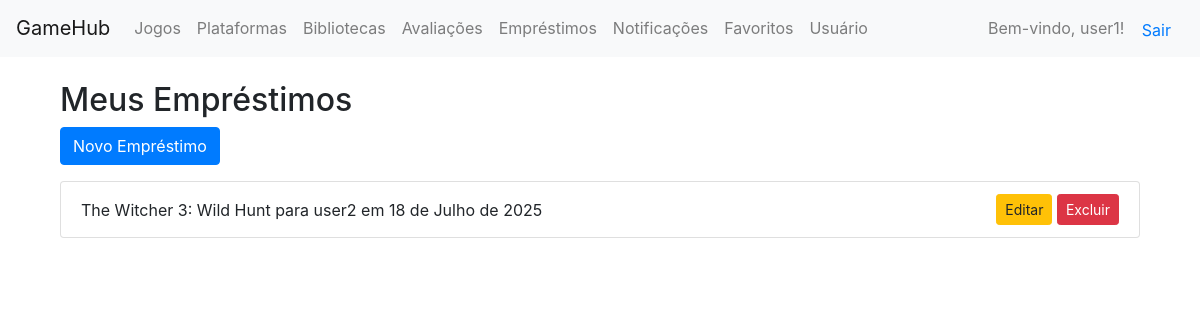
/emprestimos/ (signed in), run on an earlier commit of the app's database.
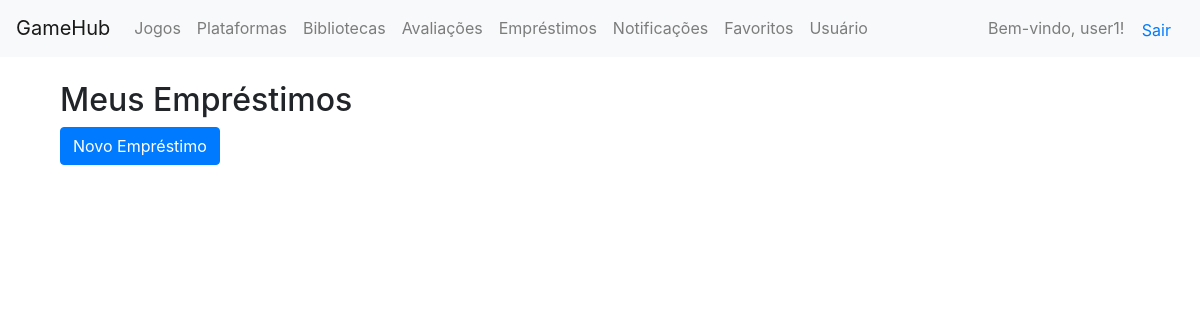
And on a later commit of the database.
### core/models.py (models this page shows, shortened)
class Usuario(AbstractUser):
    data_nascimento = models.DateField(null=True, blank=True)

class Emprestimo(models.Model):
    dono = models.ForeignKey(Usuario, on_delete=models.CASCADE, related_name='emprestimos_dados')
    amigo = models.ForeignKey(Usuario, on_delete=models.CASCADE, related_name='emprestimos_recebidos')
    jogo = models.ForeignKey(Jogo, on_delete=models.CASCADE)
    data_emprestimo = models.DateField()
    data_devolucao = models.DateField(null=True, blank=True)

class Jogo(models.Model):
    titulo = models.CharField(max_length=100)
    descricao = models.TextField(blank=True)
    categoria = models.ForeignKey(Categoria, on_delete=models.CASCADE)
    plataforma = models.ForeignKey(Plataforma, on_delete=models.CASCADE)
    desenvolvedora = models.ForeignKey(Desenvolvedora, on_delete=models.SET_NULL, null=True)

### core/views.py (the view)
# urls.py: path('emprestimos/', views.emprestimo_list, name='emprestimo_list'),
@login_required
def emprestimo_list(request):
    emprestimos = Emprestimo.objects.filter(dono=request.user)
    return render(request, 'emprestimos/emprestimo_list.html', {'emprestimos': emprestimos})

### core/templates/emprestimos/emprestimo_list.html (shortened to what this page needs)
{% extends 'base.html' %}
{% block content %}
<div class="container mt-4">
    <h2>Meus Empréstimos</h2>
    <a href="{% url 'emprestimo_create' %}" class="btn btn-primary mb-3">Novo Empréstimo</a>
    <ul class="list-group">
        {% for e in emprestimos %}
            <li class="list-group-item d-flex justify-content-between align-items-center">
                {{ e.jogo.titulo }} para {{ e.amigo.username }} em {{ e.data_emprestimo }}
                <div>
                    <a href="{% url 'emprestimo_update' e.pk %}" class="btn btn-warning btn-sm">Editar</a>
                    <a href="{% url 'emprestimo_delete' e.pk %}" class="btn btn-danger btn-sm">Excluir</a>
                </div>
            </li>
        {% endfor %}
    </ul>
</div>
{% endblock %}

### core/templates/base.html (shortened to what this page needs)
<!DOCTYPE html>
<html lang="pt-br">
<head>
    <link rel="stylesheet" href="https://stackpath.bootstrapcdn.com/bootstrap/4.5.2/css/bootstrap.min.css">
</head>
<body>
    <header>
        <nav class="navbar navbar-expand-lg navbar-light bg-light">
            <a class="navbar-brand" href="{% url 'home' %}">GameHub</a>
            <div class="collapse navbar-collapse">
                <ul class="navbar-nav">
                    <li class="nav-item"><a class="nav-link" href="{% url 'jogo_list' %}">Jogos</a></li>
                    <li class="nav-item"><a class="nav-link" href="{% url 'plataforma_list' %}">Plataformas</a></li>
                    <li class="nav-item"><a class="nav-link" href="{% url 'biblioteca_list' %}">Bibliotecas</a></li>
                    <li class="nav-item"><a class="nav-link" href="{% url 'avaliacao_list' %}">Avaliações</a></li>
                    <li class="nav-item"><a class="nav-link" href="{% url 'emprestimo_list' %}">Empréstimos</a></li>
                    <li class="nav-item"><a class="nav-link" href="{% url 'notificacao_list' %}">Notificações</a></li>
                    <li class="nav-item"><a class="nav-link" href="{% url 'favorito_list' %}">Favoritos</a></li>
                    <li class="nav-item"><a class="nav-link" href="{% url 'usuario_list' %}">Usuário</a></li>
                </ul>
                <div class="ml-auto">
                    {% if user.is_authenticated %}
                        <span class="navbar-text">Bem-vindo, {{ user.username }}!</span>
                        <form action="{% url 'logout' %}" method="post" style="display:inline;">
                            <button type="submit" class="btn btn-link">Sair</button>
                        </form>
                    {% else %}
                        <a class="btn btn-primary" href="{% url 'login' %}">Login</a>
                        <a class="btn btn-secondary" href="{% url 'register' %}">Registrar</a>
                    {% endif %}
                </div>
            </div>
        </nav>
    </header>
    <main class="container mt-4">
        {% block content %}{% endblock %}
    </main>
</body>
</html>

What changed in the data, as far as the page shows it:
removed Emprestimo: jogo.titulo "The Witcher 3: Wild Hunt", amigo.username "user2", data_emprestimo "18 de Julho de 2025"
